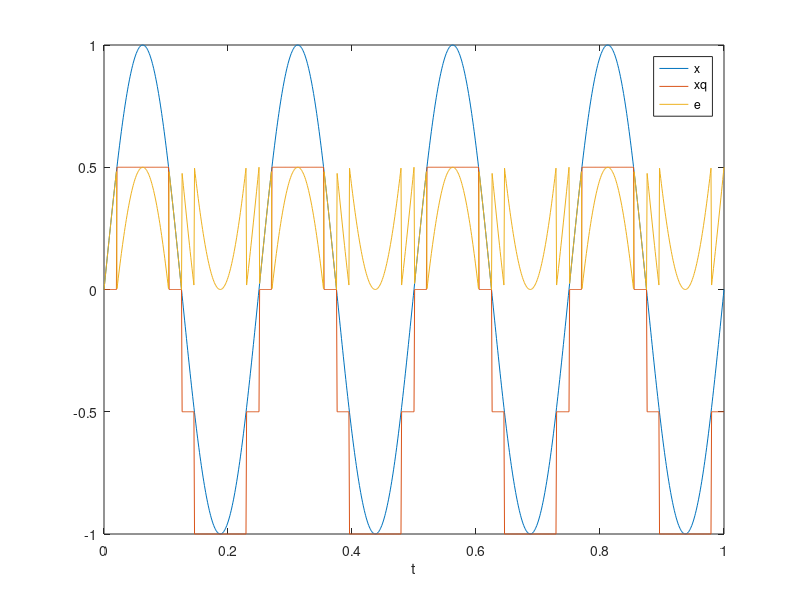

Here is the MATLAB script that generated this plot:
fs = 1000;
Ts = 1/fs;
t = 0:Ts:1;
x = sin(2*pi*4*t); % 4 Hz sinusoid

% Nbits = 16; % number of bits
% L = 2^Nbits; % number of levels
% xq_int = floor((x+1) * (L/2)); % quantization level, integer on [0,L]
% xq = (xq_int - L/2 + 1/2) / (L/2); % quantized value (rounded)
Nbits = 2; % number of bits
L = 2^Nbits; % number of levels
xq_int = floor((x+1) * (L/2)); % quantization level
xq = (xq_int - L/2) / (L/2); % quantized value (truncated)
e = x - xq;

figure
plot(t,x,t,xq,t,e)
xlabel('t')
legend('x','xq','e')

S = mean(xq.^2); % signal power is mean square value
Q = mean(e.^2); % noise power is mean square value
SQNR = 10*log10(S/Q); % in dB